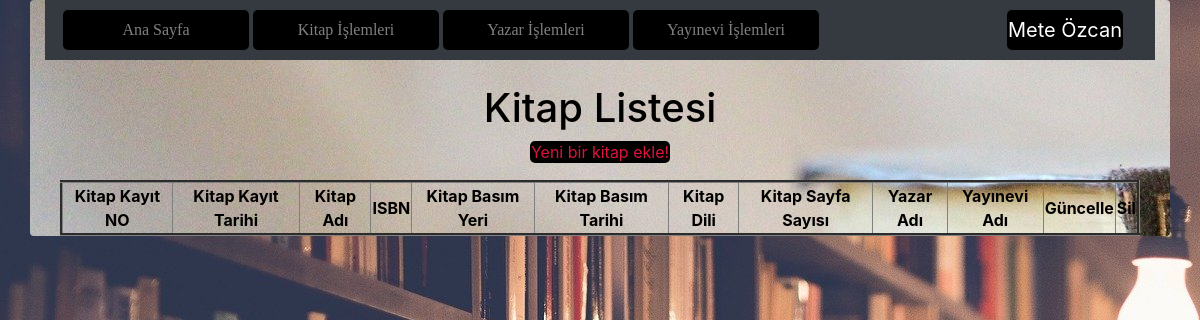
The page /meteozcan_final/kitap.php on the database as committed earlier.
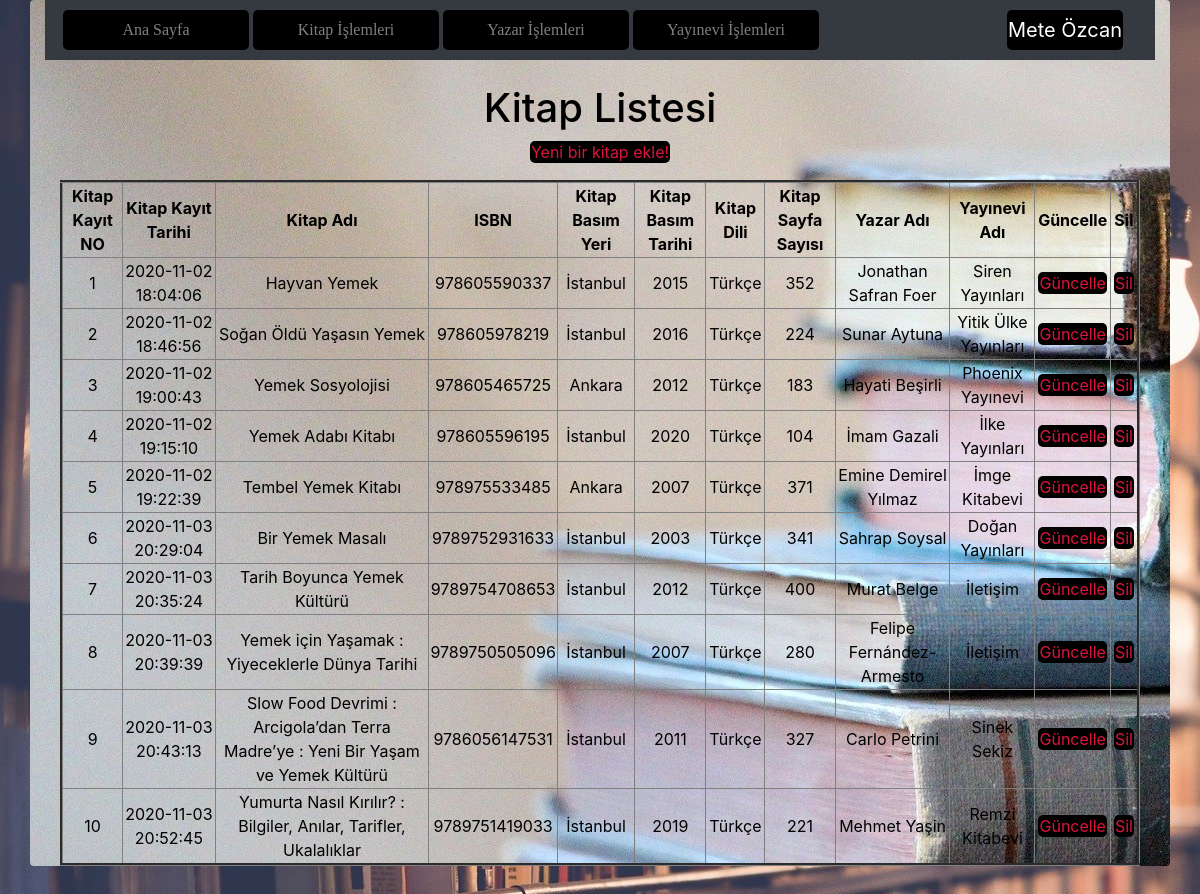
The same page on the database as committed later.
### tables this page shows
CREATE TABLE `kitap` (
  `KitapKayitNo` smallint(6) NOT NULL COMMENT 'Kitap Tablosunun Ana Anahtarı',
  `KitapKayitTarih` timestamp NOT NULL DEFAULT current_timestamp() COMMENT 'Kitabın Veri Tabanına Kayıt Tarihi',
  `KitapAdi` varchar(250) NOT NULL COMMENT 'Kitabın Tam Adı',
  `KitapISBN` varchar(13) NOT NULL COMMENT 'Kitabın ISBN numarası',
  `KitapBasimYeri` varchar(100) NOT NULL COMMENT 'Kitabın Basım Yeri',
  `KitapBasimTarih` year(4) NOT NULL COMMENT 'Kitabın Basıldığı Tarih',
  `KitapDili` varchar(25) NOT NULL COMMENT 'Kitabın Dili',
  `KitapSayfaSayisi` int(10) NOT NULL COMMENT 'Kitabın Sayfa Sayısı',
  `YayinEviKayıtNO` int(10) NOT NULL COMMENT 'YayınEvi Numarası',
  `YazarKayıtNo` int(11) NOT NULL COMMENT 'Yazar Numarası'
);

CREATE TABLE `yayinevi` (
  `YayinEviKayıtNO` smallint(6) NOT NULL COMMENT 'Yayın Evi Kayıt No',
  `YayinEviKayıtTarihi` timestamp NOT NULL DEFAULT current_timestamp() COMMENT 'Yayın Evinin Veri Tabanına Kayıt Edildiği Tarih',
  `YayinEviAdi` varchar(50) NOT NULL COMMENT 'Yayın Evi Adı',
  `YayinEviURL` varchar(100) NOT NULL COMMENT 'Yayın Evinin URL''si',
  `YayinEviEPosta` varchar(100) NOT NULL COMMENT 'Yayın Evi E-postası'
);

### meteozcan_final/kitap.php (the view, shortened to what this page needs)
<?php
require_once("baglanti.php");
$sorgu = mysqli_query($baglanti,
   "SELECT K.KitapKayitNo, K.KitapKayitTarih, K.KitapAdi, K.KitapISBN, K.KitapBasimYeri, K.KitapBasimTarih, K.KitapDili, K.KitapSayfaSayisi, CONCAT(R.YazarAdi,' ', R.YazarSoyadi) AS AdSoyad, Y.YayinEviAdi
   FROM kitap K, yazar R, yayinevi Y
   WHERE K.YayinEviKayitNo = Y.YayinEviKayitNo AND
            K.YazarKayitNo = R.YazarKayitNo ");
?>
<!DOCTYPE html>
<html lang="tr"><head><meta http-equiv="Content-Type" content="text/html; charset=UTF-8">
<link href="bootstrap.min.css" rel="stylesheet">
<link href="bs1.css" rel="stylesheet">
    <link href="./katalog_files/navbar-top.css" rel="stylesheet">
  </head>
  <body>
<div id="divone" class="container rounded">
    <nav class="navbar navbar-expand-md navbar-dark bg-dark mb-4">
  <div class="collapse navbar-collapse" id="navbarCollapse">
    <ul class="navbar-nav mr-auto">
      <li class="nav-item">
        <a class="nav-link" href="index.php">Ana Sayfa </a>
      </li>
      <li class="nav-item">
        <a class="nav-link" href="kitap.php">Kitap İşlemleri</a>
      </li>
      <li class="nav-item">
        <a class="nav-link" href="yazar.php">Yazar İşlemleri</a>
      </li>
      <li class="nav-item">
        <a class="nav-link" href="yayinevi.php">Yayınevi İşlemleri</a>
      </li>
    </ul>
    <form class="form-inline mt-2 mt-md-0">
       <a class="navbar-brand" href="https://www.instagram.com/meteeozcan/?hl=tr">Mete Özcan</a>
    </form>
  </div>
</nav>
<main role="main" class="container">
  <h1>Kitap Listesi</h1>
        <p><a href="kitap_ekle.php">Yeni bir kitap ekle!</a></p>
        <?php
            echo("<table border=3>");
                echo("<tr>");
                    echo("<td><b>Kitap Kayıt NO</b></td>");
                    echo("<td><b>Kitap Kayıt Tarihi</b></td>");
                    echo("<td><b>Kitap Adı</b></td>");
                    echo("<td><b>ISBN</b></td>");
                    echo("<td><b>Kitap Basım Yeri</b></td>");
                    echo("<td><b>Kitap Basım Tarihi</b></td>");
                    echo("<td><b>Kitap Dili</b></td>");
                    echo("<td><b>Kitap Sayfa Sayısı</b></td>");
                    echo("<td><b>Yazar Adı</b></td>");
                    echo("<td><b>Yayınevi Adı</b></td>");
                    echo("<td><b>Güncelle</b></td>");
                    echo("<td><b>Sil</b></td>");
                echo("</tr>");
            while($satir = mysqli_fetch_assoc($sorgu)){
                echo("<tr>");
                echo("<td>".$satir["KitapKayitNo"]."</td>");
                echo("<td>".$satir["KitapKayitTarih"]."</td>");
                echo("<td>".$satir["KitapAdi"]."</td>");
                echo("<td>".$satir["KitapISBN"]."</td>");
                echo("<td>".$satir["KitapBasimYeri"]."</td>");
                echo("<td>".$satir["KitapBasimTarih"]."</td>");
                echo("<td>".$satir["KitapDili"]."</td>");
                echo("<td>".$satir["KitapSayfaSayisi"]."</td>");
                echo("<td>".$satir["AdSoyad"]."</td>");
                echo("<td>".$satir["YayinEviAdi"]."</td>");
                echo("<td><a href='kitapguncellenecek.php?KitapKayitNo=".$satir["KitapKayitNo"]."'>Güncelle</a></td>");
                echo("<td><a href='kitapsil.php?KitapKayitNo=".$satir["KitapKayitNo"]."'>Sil</a></td>");
                echo("</tr>");
            }
            echo("</table>");
        ?>
</main>
      </div>
</body></html>

Rows that differ between the two databases and show on the page:
now on this page (row edited): kitap: KitapKayitNo "1", KitapKayitTarih "2020-11-02 18:04:06", KitapAdi "Hayvan Yemek", KitapISBN "978605590337", KitapBasimYeri "İstanbul", KitapBasimTarih "2015", KitapDili "Türkçe", KitapSayfaSayisi "352", AdSoyad "Jonathan Safran Foer", yayinevi.YayinEviAdi "Siren Yayınları"
now on this page (row edited): kitap: KitapKayitNo "2", KitapKayitTarih "2020-11-02 18:46:56", KitapAdi "Soğan Öldü Yaşasın Yemek", KitapISBN "978605978219", KitapBasimYeri "İstanbul", KitapBasimTarih "2016", KitapDili "Türkçe", KitapSayfaSayisi "224", AdSoyad "Sunar Aytuna", yayinevi.YayinEviAdi "Yitik Ülke Yayınları"
now on this page (row edited): kitap: KitapKayitNo "3", KitapKayitTarih "2020-11-02 19:00:43", KitapAdi "Yemek Sosyolojisi", KitapISBN "978605465725", KitapBasimYeri "Ankara", KitapBasimTarih "2012", KitapDili "Türkçe", KitapSayfaSayisi "183", AdSoyad "Hayati Beşirli", yayinevi.YayinEviAdi "Phoenix Yayınevi"
now on this page (row edited): kitap: KitapKayitNo "4", KitapKayitTarih "2020-11-02 19:15:10", KitapAdi "Yemek Adabı Kitabı", KitapISBN "978605596195", KitapBasimYeri "İstanbul", KitapBasimTarih "2020", KitapDili "Türkçe", KitapSayfaSayisi "104", AdSoyad "İmam Gazali", yayinevi.YayinEviAdi "İlke Yayınları"
now on this page (row edited): kitap: KitapKayitNo "5", KitapKayitTarih "2020-11-02 19:22:39", KitapAdi "Tembel Yemek Kitabı", KitapISBN "978975533485", KitapBasimYeri "Ankara", KitapBasimTarih "2007", KitapDili "Türkçe", KitapSayfaSayisi "371", AdSoyad "Emine Demirel Yılmaz", yayinevi.YayinEviAdi "İmge Kitabevi"
now on this page (row edited): kitap: KitapKayitNo "6", KitapKayitTarih "2020-11-03 20:29:04", KitapAdi "Bir Yemek Masalı", KitapISBN "9789752931633", KitapBasimYeri "İstanbul", KitapBasimTarih "2003", KitapDili "Türkçe", KitapSayfaSayisi "341", AdSoyad "Sahrap Soysal", yayinevi.YayinEviAdi "Doğan Yayınları"
now on this page (row edited): kitap: KitapKayitNo "7", KitapKayitTarih "2020-11-03 20:35:24", KitapAdi "Tarih Boyunca Yemek Kültürü", KitapISBN "9789754708653", KitapBasimYeri "İstanbul", KitapBasimTarih "2012", KitapDili "Türkçe", KitapSayfaSayisi "400", AdSoyad "Murat Belge", yayinevi.YayinEviAdi "İletişim"
now on this page (row edited): kitap: KitapKayitNo "8", KitapKayitTarih "2020-11-03 20:39:39", KitapAdi "Yemek için Yaşamak : Yiyeceklerle Dünya Tarihi", KitapISBN "9789750505096", KitapBasimYeri "İstanbul", KitapBasimTarih "2007", KitapDili "Türkçe", KitapSayfaSayisi "280", AdSoyad "Felipe Fernández-Armesto", yayinevi.YayinEviAdi "İletişim"
now on this page (row edited): kitap: KitapKayitNo "9", KitapKayitTarih "2020-11-03 20:43:13", KitapAdi "Slow Food Devrimi : Arcigola’dan Terra Madre’ye : Yeni Bir Yaşam ve Yemek Kültürü", KitapISBN "9786056147531", KitapBasimYeri "İstanbul", KitapBasimTarih "2011", KitapDili "Türkçe", KitapSayfaSayisi "327", AdSoyad "Carlo Petrini", yayinevi.YayinEviAdi "Sinek Sekiz"
now on this page (row edited): kitap: KitapKayitNo "10", KitapKayitTarih "2020-11-03 20:52:45", KitapAdi "Yumurta Nasıl Kırılır? : Bilgiler, Anılar, Tarifler, Ukalalıklar", KitapISBN "9789751419033", KitapBasimYeri "İstanbul", KitapBasimTarih "2019", KitapDili "Türkçe", KitapSayfaSayisi "221", AdSoyad "Mehmet Yaşin", yayinevi.YayinEviAdi "Remzi Kitabevi"
